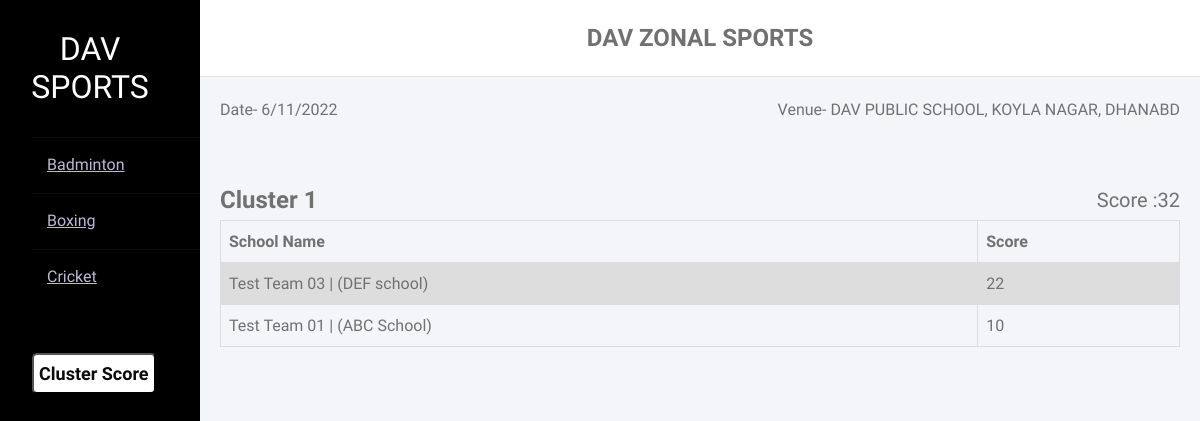
/cluster/, run on an earlier commit of the app's database.
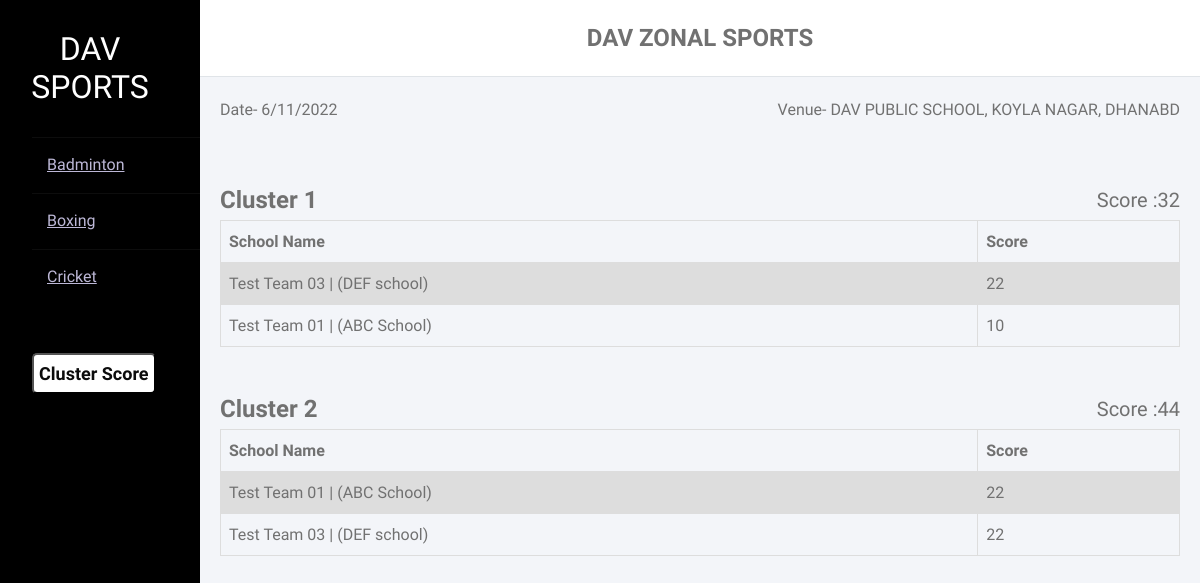
And on a later commit of the database.
### dist/models.py (models this page shows, shortened)
class Sport(models.Model):
    name = models.CharField(max_length=100)

class Cluster(models.Model):
    name = models.CharField(max_length=100)
    total_score = models.IntegerField(default=0)
    def __str__(self):
        return self.name

class Score (models.Model):
    team = models.ForeignKey(Team, on_delete=models.CASCADE)
    Score = models.IntegerField()
    cluster = models.ForeignKey(Cluster, on_delete=models.CASCADE)
    def __str__(self):
        return f"{self.cluster} | {self.team.name} | {self.Score}"

class Team(models.Model):
    name = models.CharField(max_length=100)
    school = models.CharField(max_length=100 , default="")
    def __str__(self):
        return f"{self.name} | ({self.school})"

### dist/views.py (the view)
# urls.py: path('cluster/', cluster, name='cluster'),
def cluster(request):
    cluster = Cluster.objects.all()
    data={}
    for obj in cluster:
        score = Score.objects.filter(cluster=obj.id).order_by('-Score')
        total_score=score.aggregate(Sum('Score'))
        data[obj.name]={'score':score,'total':total_score}
    score = Score.objects.all()
    sports = Sport.objects.all()
    print(data)
    context = {
       'data':data,
        'sports': sports,
    }
    return render(request, 'cluster.html', context)

### dist/templates/cluster.html
{% extends "base.html" %}
{% block content %}
{%for cluster,scores in data.items %}
<center> <font size = 5><b style="float: left">{{cluster}}</b><b> <h5 style="float: right">Score :{{scores.total.Score__sum}}</h5></b></font></center>
            <br>
            <table>
                <tr>
                    <th>School Name</th>
                    <th>Score</th>
                </tr>
                {%for score in scores.score  %}
                <tr>
                    <td>{{score.team}}</td>
                    <td>{{score.Score}}</td>
                </tr>
                {%endfor%}
                </table>
                <br>
                <br>
                {%endfor%}
{% endblock content %}

### dist/templates/base.html (shortened to what this page needs)
<!DOCTYPE html>
<html lang="en">
<head>
    <link href="https://cdn.jsdelivr.net/npm/bootstrap@5.2.2/dist/css/bootstrap.min.css" rel="stylesheet">
</head>
<body>
<div class="wrapper">
    <div class="sidebar">
      <a  href="{%url 'home' %}" style="text-decoration:none; width: 80%">
        <h2 >DAV SPORTS</h2>
      </a>
        <ul>
            {%for sport in sports %}
            <li><a href="{%url 'match' sport.name %}">{{sport.name}}</a></li>
           {%endfor%}
           <br>
           <br>
           <a href="{%url 'cluster' %}" class="button">
            <button style = "background-color: rgb(255, 255, 255); color: rgb(12, 12, 12); border-radius: 5px; padding: 5px;"><font size = 4><b>Cluster Score</b></font></button>
        </a>
        </ul>
    </div>
    <div class="main_content">
        <div class="header"><center><B><font size = 5>DAV ZONAL SPORTS</font></B></center></div>
        <div class="info">
            <p style="text-align:left;">
               Date- 6/11/2022
                <span style="float:right;">
                    Venue- DAV PUBLIC SCHOOL, KOYLA NAGAR, DHANABD
                </span>
            </p>
            <br>
            <div class="scroll">
                <br>
                {% block content %}{% endblock content %}
            </div>
          </div>
    </div>
</div>
</body>
</html>

### dist/templates/base.html (style rules this page uses)
* { margin: 0; padding: 0; box-sizing: border-box; list-style: none; text-decoration: none; font-family: 'Josefin Sans', sans-serif; }
body { background-color: #f3f5f9; }
.wrapper { display: flex; position: relative; }
.wrapper .sidebar { width: 200px; height: 100%; background: #000000; padding: 30px 0px; position: fixed; }
.wrapper .sidebar h2 { color: #fff; text-transform: uppercase; text-align: center; margin-bottom: 30px; width: 90%; }
.wrapper .sidebar ul li { padding: 15px; border-bottom: 1px solid #bdb8d7; border-bottom: 1px solid rgba(0,0,0,0.05); border-top: 1px solid rgba(255,255,255,0.05); }
.wrapper .sidebar ul li a { color: #bdb8d7; display: block; }
.wrapper .main_content { width: 100%; margin-left: 200px; }
.wrapper .main_content .header { padding: 20px; background: #fff; color: #717171; border-bottom: 1px solid #e0e4e8; }
.wrapper .main_content .info { margin: 20px; color: #717171; line-height: 25px; }
.wrapper .main_content .info div { margin-bottom: 20px; }
table { font-family: arial, sans-serif; border-collapse: collapse; width: 100%; }
td, th { border: 1px solid #dddddd; text-align: left; padding: 8px; }
tr:nth-child(even) { background-color: #dddddd; }
.scroll { width: 100%; height: 500px; -ms-overflow-style: none; scrollbar-width: none; overflow-y: scroll; }

What changed in the data, as far as the page shows it:
added Cluster: data "Cluster 2"
added Score: team "Test Team 01 | (ABC School)", Score "22", shown under "Cluster 2"
added Score: team "Test Team 03 | (DEF school)", Score "22", shown under "Cluster 2"
Also different on the page:
new list line: "Score : 44 School Name Score"
